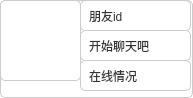
<?xml version="1.0" encoding="UTF-8"?>
<ui version="4.0">
 <class>FriendsItem</class>
 <widget class="QWidget" name="FriendsItem">
  <property name="geometry">
   <rect>
    <x>0</x>
    <y>0</y>
    <width>193</width>
    <height>98</height>
   </rect>
  </property>
  <property name="windowTitle">
   <string>Form</string>
  </property>
  <property name="styleSheet">
   <string notr="true">QWidget {
    background-color: #fff; /* 背景色 */
    color: #333; /* 文字颜色 */
    border: 1px solid #ccc; /* 边框 */
    border-radius: 5px; /* 圆角 */
    padding: 5px; /* 内边距 */
}</string>
  </property>
  <widget class="QLabel" name="label">
   <property name="geometry">
    <rect>
     <x>0</x>
     <y>0</y>
     <width>81</width>
     <height>81</height>
    </rect>
   </property>
   <property name="styleSheet">
    <string notr="true"/>
   </property>
   <property name="text">
    <string/>
   </property>
  </widget>
  <widget class="QLabel" name="label_2">
   <property name="geometry">
    <rect>
     <x>80</x>
     <y>0</y>
     <width>111</width>
     <height>31</height>
    </rect>
   </property>
   <property name="text">
    <string>朋友id</string>
   </property>
  </widget>
  <widget class="QLabel" name="label_3">
   <property name="geometry">
    <rect>
     <x>80</x>
     <y>30</y>
     <width>111</width>
     <height>31</height>
    </rect>
   </property>
   <property name="text">
    <string>开始聊天吧</string>
   </property>
  </widget>
  <widget class="QLabel" name="label_4">
   <property name="geometry">
    <rect>
     <x>80</x>
     <y>60</y>
     <width>111</width>
     <height>31</height>
    </rect>
   </property>
   <property name="text">
    <string>在线情况</string>
   </property>
  </widget>
 </widget>
 <resources/>
 <connections/>
</ui>
